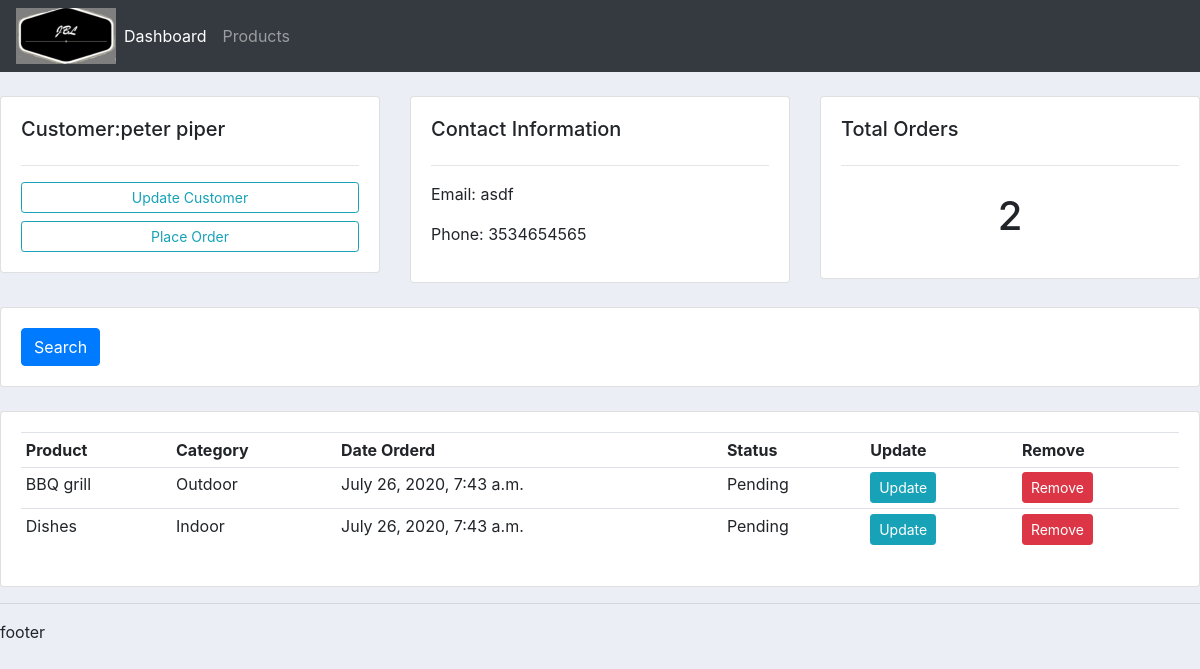
Page /customer/2/ on the earlier database version.
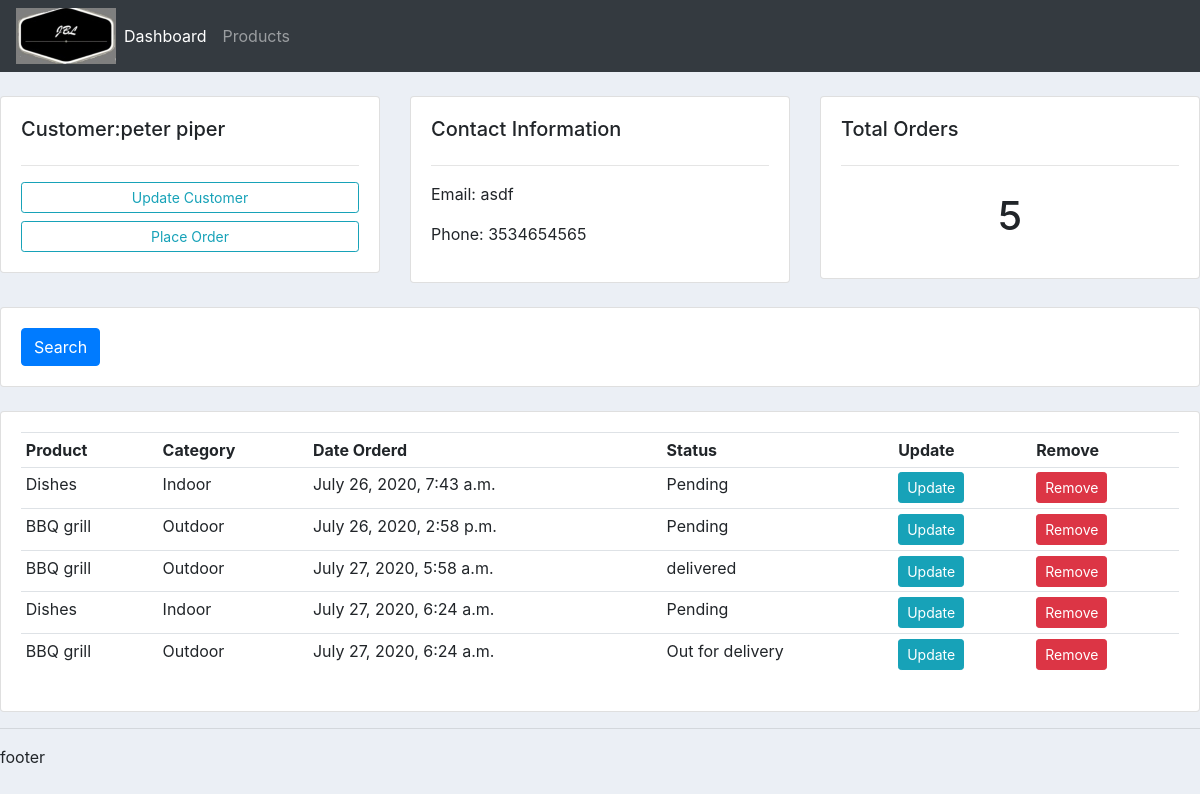
Same page on the later database version.
### accounts/models.py (models this page shows, shortened)
class Order(models.Model):
    STATUS = (
        ('Pending','Pending'),
        ('Out for delivery','Out for delivery'),
        ('delivered','delivered'),
    )
    product =models.ForeignKey(Products,null = True,on_delete=models.SET_NULL)
    customer =models.ForeignKey(Customer,null = True,on_delete=models.SET_NULL)
    status = models.CharField(max_length = 200,null = True,choices = STATUS)
    date_created = models.DateTimeField(auto_now_add=True,null = True)

class Products(models.Model):
    CATEGORY = (
        ('Outdoor','Outdoor'),
        ('Indoor','Indoor')
    )
    name =models.CharField(max_length=250,null = True)
    price = models.FloatField(null = True)
    description =models.CharField(max_length=250,null = True,blank = True)
    category =models.CharField(max_length=250,null = True,choices = CATEGORY)
    date_created =models.DateTimeField(auto_now_add=True,null = True)
    tag =models.ManyToManyField(Tag)
    def __str__(self):
        return self.name

### accounts/views.py (the view)
# urls.py: path('customer/<str:pk>/',views.customer,name = 'customer'),
def customer(request,pk):
    customer = Customer.objects.get(id = pk)
    orders = customer.order_set.all()
    total_orders = orders.count()
    context = {'customer':customer,'orders':orders,'total_orders':total_orders}
    return render(request,'accounts/customer.html',context)

### accounts/templates/Accounts/customer.html
{% extends './main.html' %}
{% block content %}
<br>
<div class="row">
	<div class="col-md">
		<div class="card card-body">
			<h5>Customer:{{customer.name}}</h5>
			<hr>
			<a class="btn btn-outline-info  btn-sm btn-block" href="">Update Customer</a>
			<a class="btn btn-outline-info  btn-sm btn-block" href="{% url 'create_order' customer.id%}">Place Order</a>
		</div>
	</div>
	<div class="col-md">
		<div class="card card-body">
			<h5>Contact Information</h5>
			<hr>
			<p>Email: {{customer.email}}</p>
			<p>Phone: {{customer.phone}}</p>
		</div>
	</div>
	<div class="col-md">
		<div class="card card-body">
			<h5>Total Orders</h5>
			<hr>
			<h1 style="text-align: center;padding: 10px">{{total_orders}}</h1>
		</div>
	</div>
</div>
<br>
<div class="row">
	<div class="col">
		<div class="card card-body">
			<form method="get">
		    <button class="btn btn-primary" type="submit">Search</button>
		  </form>
		</div>
	</div>
</div>
<br>
<div class="row">
	<div class="col-md">
		<div class="card card-body">
			<table class="table table-sm">
				<tr>
					<th>Product</th>
					<th>Category</th>
					<th>Date Orderd</th>
					<th>Status</th>
					<th>Update</th>
					<th>Remove</th>
				</tr>
				{% for order in orders %}
				<tr>
					<td>{{order.product}}</td>
					<td>{{order.product.category}}</td>
					<td>{{order.date_created}}</td>
					<td>{{order.status}}</td>
					<td><a href="{% url 'update_order' order.id %}" class="btn btn-sm btn-info">Update</a></td>
					<td><a href ="{% url 'delete_order' order.id %}" class="btn btn-sm btn-danger">Remove</a></td>
				</tr>
				{% endfor %}
			</table>
		</div>
	</div>
</div>
{% endblock %}

Differences in the rows shown:
removed Order: product "BBQ grill", product.category "Outdoor", date_created "July 26, 2020, 7:43 a.m.", status "Pending"
added Order: product "BBQ grill", product.category "Outdoor", date_created "July 26, 2020, 2:58 p.m.", status "Pending"
added Order: product "BBQ grill", product.category "Outdoor", date_created "July 27, 2020, 5:58 a.m.", status "delivered"
added Order: product "Dishes", product.category "Indoor", date_created "July 27, 2020, 6:24 a.m.", status "Pending"
added Order: product "BBQ grill", product.category "Outdoor", date_created "July 27, 2020, 6:24 a.m.", status "Out for delivery"
Other differences:
{{ total_orders }}: "2" → "5"
